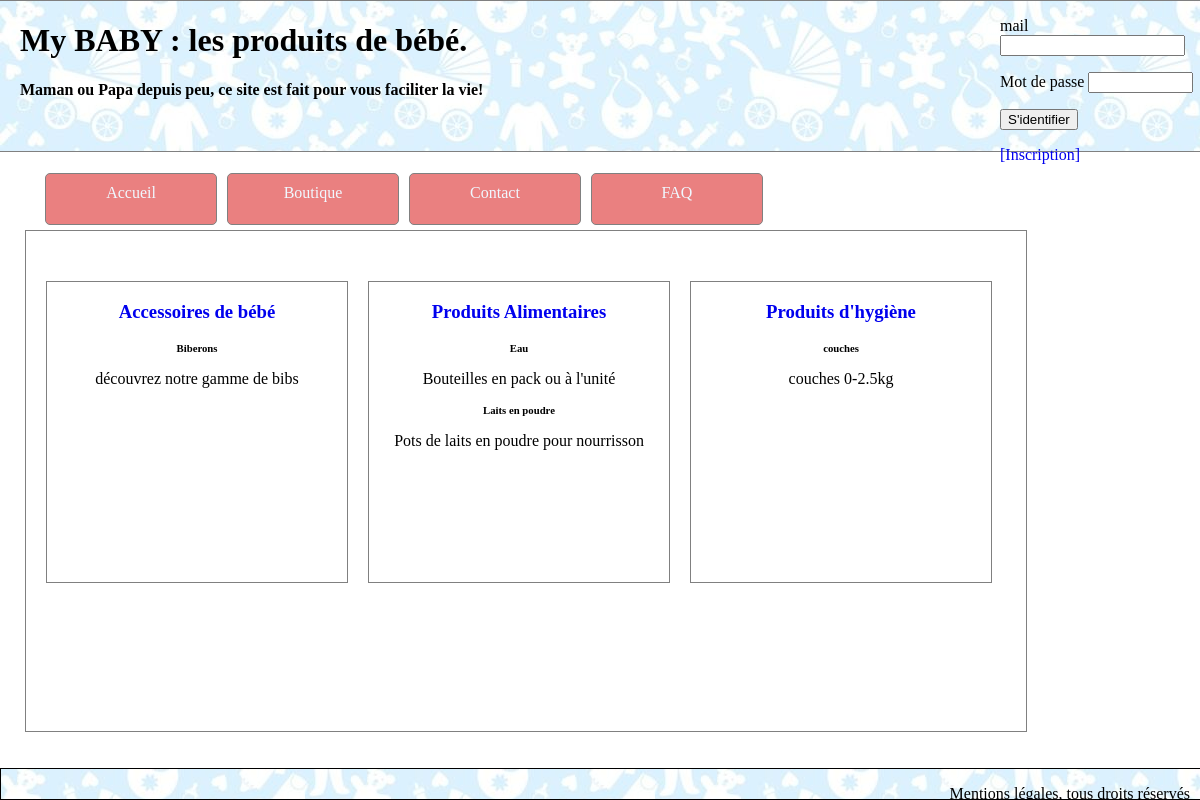
The page / on the database its author committed.
### tables this page shows
CREATE TABLE IF NOT EXISTS `grande_categorie` (
  `id_grande_categorie` int(11) NOT NULL AUTO_INCREMENT,
  `nom` varchar(255) DEFAULT NULL,
  PRIMARY KEY (`id_grande_categorie`)
);

CREATE TABLE IF NOT EXISTS `categorie` (
  `id_categorie` int(11) NOT NULL AUTO_INCREMENT,
  `id_grande_categorie` int(11) DEFAULT NULL,
  `nom` varchar(255) DEFAULT NULL,
  `description` varchar(255) DEFAULT NULL,
  PRIMARY KEY (`id_categorie`)
);

### inc/cfg.php (called while the page is built, shortened)
<?php
try{
	$connex=new Connexion(DB_DSN,DB_ID,DB_MDP);
}catch(PDOException $e){
	exit("Erreur : connexion db impossible ({$e->getMessage()}).");
}
$userSession=new User(isset($_SESSION['id_user'])?$_SESSION['id_user']:null);

### class/User.php (called while the page is built, shortened)
<?php
class User implements Databasable{
	public function __construct($id_user=null,
                                    $admin=null,
                                    $mail=null,
                                    $mdp=null,
                                    $nom=null,
                                    $prenom=null,
                                    $adresse_postale=null,
                                    $dateInscription=null,
                                    $dateConnexion=null,
                                    $dateSession=null,
                                    $loginOk=null){
                                    $this->loginOk=$loginOk;
	}
}

### class/Connexion.php (called while the page is built, shortened)
<?php
class Connexion {
	private $con=null;
	public $req='';
	private $jeu=null;
	public function __construct($dsn,$id,$mdp){
		$db_options=[PDO::MYSQL_ATTR_INIT_COMMAND=>"SET NAMES 'utf8'",
				PDO::ATTR_ERRMODE=>PDO::ERRMODE_EXCEPTION];
			try{
				$this->con=new PDO($dsn,$id,$mdp,$db_options);
			}catch(PDOException $e){
				exit("Erreur, connexion avec la base de données impossible ({$e->getMessage()})");
		}
	}
	public function xeq(){
		if(stripos($this->req,"SELECT")===0){
			try{
				$this->jeu=$this->con->query($this->req);
			}catch(PDOException $e){
				exit("Requete incorrecte : {$this->req}");
			}
			return $this;
		}
		try{
			$nb=$this->con->exec($this->req);
		}catch(PDOException $e){
			exit("Requete incorrecte : {$this->req}");
		}
		return $nb;
	}
	public function tab($classe="stdClass"){
		$this->jeu->setFetchMode(PDO::FETCH_CLASS | pdo::FETCH_PROPS_LATE,$classe);
		return $this->jeu->fetchAll();
	}
}
?>

### class/GrandeCategorie.php (called while the page is built, shortened)
<?php
class GrandeCategorie implements Databasable{
	public $id_grande_categorie;
	public function __construct($id_grande_categorie=0,$nom=''){
		$this->id_grande_categorie=$id_grande_categorie;
	}
	public static function tab($where='1',$orderBy='1'){
		global $connex;
		$connex->req="SELECT * FROM grande_categorie WHERE {$where} ORDER BY {$orderBy}";
		return $connex->xeq()->tab(__CLASS__);
	}
	public function getTabCategorie(){
		global $connex;
		$connex->req="SELECT * FROM categorie WHERE id_grande_categorie={$this->id_grande_categorie} ORDER BY nom";
		return $connex->xeq()->tab('Categorie');
	}
}

### index.php (the view, shortened to what this page needs)
<?php
    require_once('inc/cfg.php');
    require_once('class/User.php');
	$tabGrandeCategorie=GrandeCategorie::tab(1,'nom');
?>
<!DOCTYPE html>
<html>
    <head>
        <link rel="stylesheet" href="css/style.css" type="text/css"/>
    </head>
    <body>
       <?php
	    require('inc/entete.php');
		include('menu.php');
	   ?>
		<nav id="global">
		<?php foreach($tabGrandeCategorie as $grandeCategorie){
			$tabCategorie=$grandeCategorie->getTabCategorie();
		?>
		<div class="grande_categorie">
		<a href="boutique.php"><h3><?php echo $grandeCategorie->nom ?></h3></a>
                <div class="box_accueil">
		<?php
		foreach($tabCategorie as $categorie){
		?>
		<h6><?php echo $categorie->nom ?></h6>
		<p><?php echo $categorie->description ?></p>
		<?php
		} ?>
                </div>
		</div>
                <?php
		}
		?>
		</nav>
		<?php include('footer.php'); ?>
    </body>
</html>

### inc/entete.php (shortened to what this page needs)
 <header id="entete">
    <div class="connexion">
	<form name="form1" method="post" action="">
<?php
if(!$userSession->loginOk){
?>
    <p><label>mail <input name="mail" size="20"/></label></p>
    <p><label>Mot de passe <input type="password" name="mdp" size="10" maxlength="10"/></label></p>
    <p><input id="login" type="submit" value="S'identifier"/></p>
    <p><a href="inscription.php">[Inscription]</a></p>
<?php
}else{
?>
    <input type="hidden" name="action" value="logout"/>
    <p><?php echo $userSession->nom ?> <?php echo $userSession->prenom ?></p>
    <p><input type="submit" value="Logout"/></p>
<?php
}
?>
	</form>
    </div>
        <h1 id="site">My BABY : les produits de bébé.</h1>
        <h4 class="slogan">Maman ou Papa depuis peu, ce site est fait pour vous faciliter la vie!</h4>
</header>

### menu.php
<div id="monmenu">
            <ul id="menu">
                <a href="index.php"><li class='mespages'>Accueil</li></a>
                <a href="boutique.php"><li class='mespages'>Boutique</li></a>
                <a href="contact.php"><li class='mespages'>Contact</li></a>
                <a href="faq.php"><li class='mespages'>FAQ</li></a>
            </ul>
</div>

### footer.php
<div class="footer">
    <div class="droits">
	<p>Mentions légales, tous droits réservés</p>
	</div>
</div>

### css/style.css (style rules this page uses)
html { height: 100%; width: 100%; font-family: oswald; }
body { position: relative; min-height: 100%; margin: 0; padding: 0; }
#entete { background-image: url(16703471-seamless-baby-blue-baby-shower-pour.jpg); border-top: solid 1px grey; border-bottom: solid 1px grey; width : 100%; height: 150px; position : relative; }
#entete>h1,h4 { margin-left: 20px; }
.connexion { width: 200px; height: 80px; float: right; }
#monmenu { position : relative; }
.mespages { float: left; list-style: none; padding: 10px; margin: 5px; border: solid 1px grey; border-radius: 5px; width: 150px; height: 30px; text-align: center; background-color: #ea8080; color: aliceblue; }
a { text-decoration: none; }
#global { border: solid 1px grey; background-color: #FFF; min-height: 500px; width: 1000px; margin-left: 25px; margin-bottom: 150px; }
.box_accueil { border-left: solid 1px #020205; min-width: 100px; text-align: center; min-height: 150px; padding: auto; border: solid 1px #fff; }
.grande_categorie { float: left; margin-top: 50px; min-width: 300px; min-height: 300px; margin-left: 20px; border: solid 1px grey; }
h3 { text-align: center; }
h6 { margin: auto; text-align: center; }
#coordonnees ul,li { list-style: none; }
.footer { border: solid 0.1px black; width: 100%; position: fixed; bottom: 0; margin-top: 25px; height: 30px; background-image: url(16703471-seamless-baby-blue-baby-shower-pour.jpg); }
.droits { right: 10px; position: fixed; }

### rows shown on the page
grande_categorie: nom "Accessoires de bébé"
categorie: nom "Biberons", description "découvrez notre gamme de bibs"
grande_categorie: nom "Produits Alimentaires"
categorie: nom "Eau", description "Bouteilles en pack ou à l'unité"
categorie: nom "Laits en poudre", description "Pots de laits en poudre pour nourrisson"
grande_categorie: nom "Produits d'hygiène"
categorie: nom "couches", description "couches 0-2.5kg"
